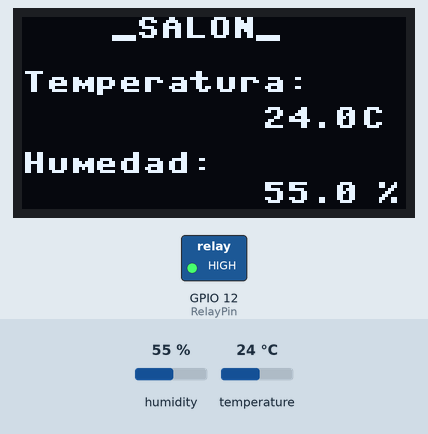
Bench run of a program on a simulated ESP8266 board running MicroPython. Parts: 128×64 one-colour display, switched loads named in the program (green lamp = pin HIGH). Inputs (shaded band) come from the test bench; at power-on: temperature 24 °C, humidity 55 %. Library files of the repository ran but are not shown: ssd1306.py.

Above: at 1.2 s.
1.3 s: temperature set to 27 °C
At 4.3 s:
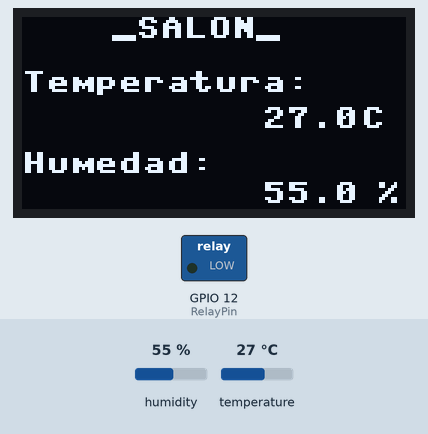
4.6 s: humidity set to 22 %
At 6.3 s:
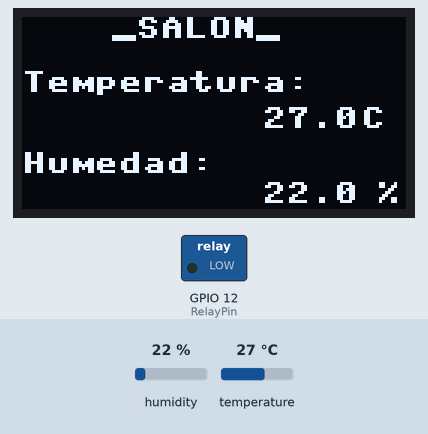
6.7 s: humidity set to 40 %
At 7.9 s:
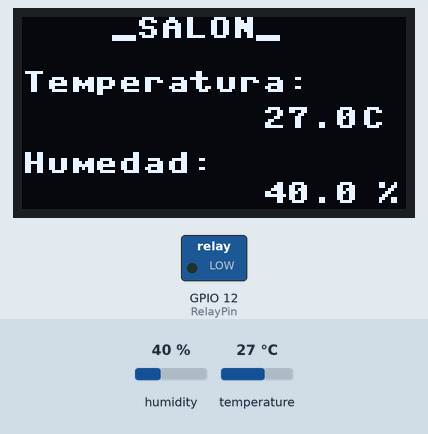
8.8 s: temperature set to 12 °C
At 9.7 s:
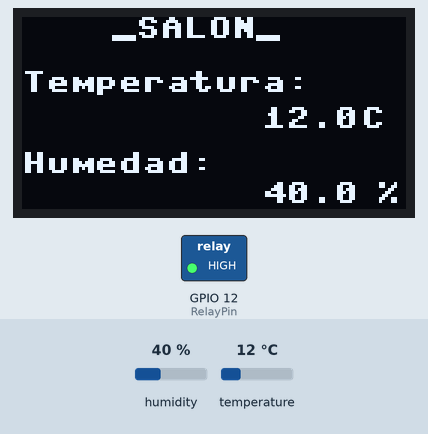
Timing chart, 0 to 11.8 s (numbered marks = the images above; inputs shaded):
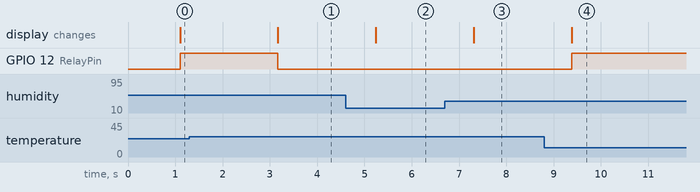

Measured:
- the behaviour switches between 25 and 26 °C on temperature (found by bisection; images 0 and 1)
- after the input at 1.3 s, GPIO 12 (RelayPin): HIGH → LOW after 1.9 s; the display: changes after 1.9 s (image 1)
- after the input at 4.6 s, the display: changes after 0.64 s (image 2)
- after the input at 6.7 s, the display: changes after 0.61 s (image 3)
- after the input at 8.8 s, GPIO 12 (RelayPin): LOW → HIGH after 0.58 s; the display: changes after 0.58 s (image 4)

The program:

main.py
```python
''' ESP8266 NodeMCU
	PINOUT
 D0 > GPIO16 > User > Wake
 D1 > GPIO5 >>> SDA I2C (Using soft)
 D2 > GPIO4 >>> SCL I2C (Using soft)
 D3 > GPIO0 > Flash
 D4 > GPIO2 > TXD1
 D5 > GPIO14 > > HSCLK
 D6 > GPIO12 > > HMISO
 D7 > GPIO13 > RXD2 > HMOSI
 D8 > GPIO15 > TXD2 > HCS
 RX > GPIO3 > RXD0
 TX > GPIO1 > TXD0
 CLK > SCKL > SDCLK
 SDD > MISO > SDD0
 CMD > CS > SDCMD
 SD1 > MOSI > SDD1
 SD2 > GPIO9 > SDD2
 SD3 > GPIO10 > SDD3
 A0 > ADC0 > TOUT

'''
import cSensor
import cDisplay
import settings
from time import sleep_ms
from machine import Pin

RelayPin = Pin(settings.PIN_RELAY, Pin.OUT, value=0) #Relay Pin
target_temperature = 25
histeresis = 0.5

while True:
    temperature, humidity = cSensor.get_data()
    cDisplay.display(settings.LOCATION, temperature, humidity)

    if temperature < (target_temperature - histeresis):
        RelayPin.on()
        #send_status("Relay ON")

    elif temperature > (target_temperature + histeresis):
        RelayPin.off()
        #send_status("Relay OFF")

    sleep_ms(1000)


#print(temperature)
#print(humidity)
```

cSensor.py
```python
'''
	Sensors Class
'''
# Version OK

from time import sleep
from dht import DHT11
from machine import Pin

import settings

PIN = Pin(settings.PIN_SENSOR)

def get_data():
    """Return current temp and humidity.
    According to some comments online re. the DHT11,
    to get accurate measurements we need to read
    from the sensor twice, waiting for 1s between
    reads, as some of the data is "cached".
    """
    d = DHT11(PIN)
    d.measure()
    sleep(1)
    d.measure()

    return d.temperature(), d.humidity()
```

cDisplay.py
```python
'''
	Display OLED SSD1306
'''
# version OK

from ssd1306 import SSD1306_I2C
from machine import I2C, Pin

import settings

SDA = Pin(settings.PIN_SDA)
SCL = Pin(settings.PIN_SCL)
SCREEN = SSD1306_I2C(
    settings.OLED_WIDTH,
    settings.OLED_HEIGHT,
    I2C(sda=SDA, scl=SCL)
)


def display(location, temperature, humidity):
    SCREEN.fill(0)

    SCREEN.text(location, 30, 0)

    temp = '{:.1f}'.format(temperature)
    SCREEN.text("Temperatura:", 0, 18)
    SCREEN.text(temp, 80, 30)
    SCREEN.text(" C", 105, 30)

    hmdty = '{:.1f}'.format(humidity)
    SCREEN.text("Humedad:", 0, 45)
    SCREEN.text(hmdty, 80, 55)
    SCREEN.text(" %", 110, 55)

    SCREEN.show()


def welcome():
    SCREEN.fill(0)
    SCREEN.text('ONLINE', 7, 20)
    SCREEN.show()


def error():
    SCREEN.fill(0)
    SCREEN.text('ERROR', 11, 20)
    SCREEN.show()
```

settings.py
```python
# Version OK

WIFI_SSID = '<SSID>'
WIFI_PW = '<PASSWORD>'

LOCATION = '_SALON_'

PIN_SENSOR = 2
PIN_SDA = 4
PIN_SCL = 5
PIN_RELAY = 12
PIN_LED = 14

OLED_WIDTH = 128
OLED_HEIGHT = 64

BLINK_TIMEOUT = 0.05
SLEEP_INTERVAL = 60

TOKEN = '<CODE_TOKEN>'
```

boot.py
```python
# Conexion del modulo NodeMCU a red wifi
#
import gc
#import webrepl
#webrepl.start()
gc.collect()

def do_connect():
    import network
    import settings
    sta_if = network.WLAN(network.STA_IF)
    if not sta_if.isconnected():
        print('connecting to network...')
        sta_if.active(True)
        sta_if.connect(settings.WIFI_SSID, settings.WIFI_PW)
        while not sta_if.isconnected():
            pass
    print('network config:', sta_if.ifconfig())
```
